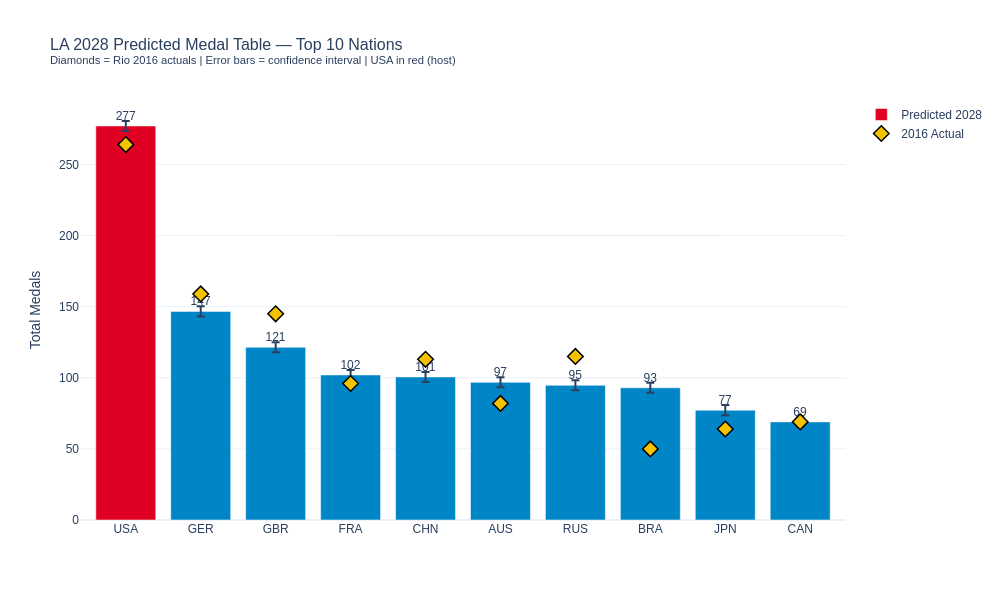

This figure's notebook cell:
### Markdown cell above
## 14. Top 10 Predicted Medal Table — Final LA 2028 Leaderboard

### Code cell
top10 = predictions_2028.head(10).copy()

fig = go.Figure()

fig.add_trace(go.Bar(
    name='Predicted 2028',
    x=top10['NOC'], y=top10['pred_ensemble'],
    marker_color=[
        OLY['red'] if noc == 'USA' else OLY['blue']
        for noc in top10['NOC']
    ],
    error_y=dict(
        type='data', symmetric=False,
        array=      top10['pred_high'] - top10['pred_ensemble'],
        arrayminus= top10['pred_ensemble'] - top10['pred_low']
    ),
    text=top10['pred_ensemble'].round(0).astype(int),
    textposition='outside'
))

fig.add_trace(go.Scatter(
    name='2016 Actual',
    x=top10['NOC'], y=top10['medals_2016'],
    mode='markers',
    marker=dict(symbol='diamond', size=12, color=OLY['yellow'],
                line=dict(color='black', width=1.5))
))

fig.update_layout(
    title='LA 2028 Predicted Medal Table — Top 10 Nations<br>'
          '<sup>Diamonds = Rio 2016 actuals | Error bars = confidence interval | USA in red (host)</sup>',
    yaxis_title='Total Medals',
    template='plotly_white', font_family='Arial',
    title_font_size=16, width=1000, height=600
)
fig.write_html(OUT_FIGS / 'forecast_bar_la2028Top10.html')
fig.show()
logger.info('Saved top 10 forecast chart.')

### Figure 1 — Plotly figure (JSON) as saved in the notebook; plotly's stock layout.template omitted (floating-point values rounded to 4 significant figures)
{"data": [{"error_y": {"array": [3.5, 3.6, 3.6, 3.5, 3.5, 3.6, 3.5, 3.5, 3.6, 3.5], "arrayminus": [3.5, 3.5, 3.5, 3.6, 3.5, 3.5, 3.5, 3.5, 3.5, 3.6], "symmetric": false, "type": "data"}, "marker": {"color": ["#DF0024", "#0085C7", "#0085C7", "#0085C7", "#0085C7", "#0085C7", "#0085C7", "#0085C7", "#0085C7", "#0085C7"]}, "name": "Predicted 2028", "text": [277.0, 147.0, 121.0, 102.0, 101.0, 97.0, 95.0, 93.0, 77.0, 69.0], "textposition": "outside", "type": "bar", "x": ["USA", "GER", "GBR", "FRA", "CHN", "AUS", "RUS", "BRA", "JPN", "CAN"], "y": [277.1, 146.7, 121.4, 102.0, 100.6, 96.8, 94.7, 93.0, 77.2, 69.0]}, {"marker": {"color": "#F4C300", "line": {"color": "black", "width": 1.5}, "size": 12, "symbol": "diamond"}, "mode": "markers", "name": "2016 Actual", "type": "scatter", "x": ["USA", "GER", "GBR", "FRA", "CHN", "AUS", "RUS", "BRA", "JPN", "CAN"], "y": [264, 159, 145, 96, 113, 82, 115, 50, 64, 69]}], "layout": {"font": {"family": "Arial"}, "height": 600, "title": {"font": {"size": 16}, "text": "LA 2028 Predicted Medal Table — Top 10 Nations<br><sup>Diamonds = Rio 2016 actuals | Error bars = confidence interval | USA in red (host)</sup>"}, "width": 1000, "yaxis": {"title": {"text": "Total Medals"}}}}
